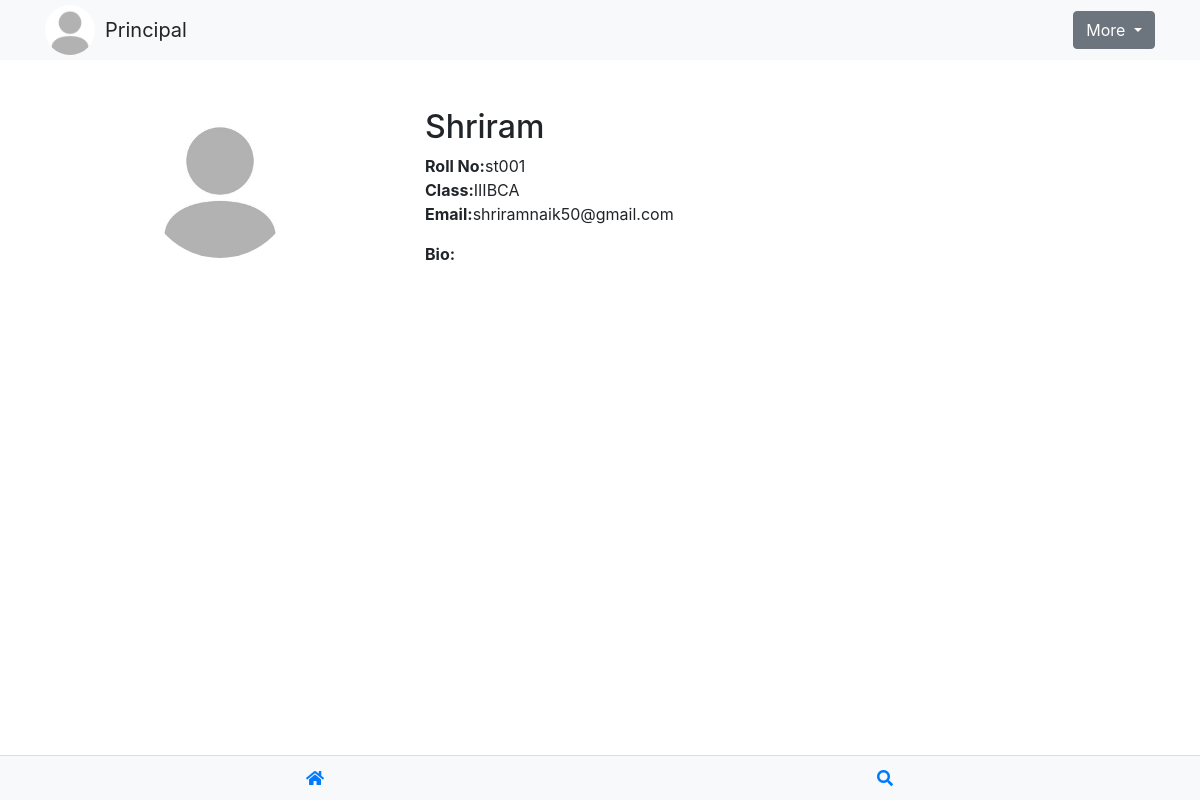
/profile/55/ (signed in), run on the app's committed database.
### appscoop/models.py (models this page shows)
class User(AbstractUser):
    classname=models.CharField(max_length=100)
    first_name=models.CharField(max_length=100,blank=True)
    profile_img=models.ImageField(upload_to='profile_images/', default=settings.STATIC_URL + 'images/default.jpg')
    bio=models.CharField(max_length=100,default="None")
    otp=models.CharField(max_length=4,default='a')

### appscoop/views.py (the view)
# urls.py: path('profile/<int:user_id>/',profile_view, name='profile'),
def profile_view(request,user_id):
    if not request.user.is_anonymous:
        person=User.objects.get(id=user_id)
        images=college.objects.filter(student=person).order_by('-id')
        return render(request,"searchedprofile.html",{'images': images,'person':person})
    else:
        return redirect(logins)

### appscoop/templates/searchedprofile.html (shortened to what this page needs)
{% load static %}
<!DOCTYPE html>
<html lang="en">
  <head>
    <link
      rel="stylesheet"
      href="https://cdn.jsdelivr.net/npm/bootstrap@4.0.0/dist/css/bootstrap.min.css"
    />
    <link
      rel="stylesheet"
      href="https://cdnjs.cloudflare.com/ajax/libs/font-awesome/5.15.3/css/all.min.css"
    />
  </head>
  <body>
    <nav class="navbar" id="nabvar">
      <div class="container">
        <div class="navbar-brand">
          <a class="nav-link" href="/staff/viewprofile"><img src="{{request.user.profile_img.url}}" alt="Profile Image" /></a>
          <span>{{request.user.first_name}}</span>
        </div>
        <div class="dropdown-container">
          <button
            class="btn btn-secondary dropdown-toggle more"
            type="button"
            id="dropdownMenuButton"
            data-toggle="dropdown"
            aria-haspopup="true"
            aria-expanded="false"
          >
            More
          </button>
        </div>
      </div>
    </nav>
    <div class="container mt-5">
      <div class="row">
        <div class="col-md-4" style="text-align: center">
          <img
            id="profile_picture"
            src="{{person.profile_img.url}}"
            alt="Profile Picture"
            class="profile-img"
          />
        </div>
        <div class="col-md-8">
          <h2>{{ person.first_name }}</h2>
          <ul class="list-unstyled">
            <li><strong>Roll No:</strong>{{ person.username }}</li>
            <li><strong>Class:</strong>{{ person.classname }}</li>
            <li><strong>Email:</strong>{{ person.email }}</li>
          </ul>
          <p>
            <strong>Bio:</strong>
          </p>
        </div>
    </div>
    <div class="container" style="padding-top: 5px">
    <div class="image-grid">
    </div>
    </div>
    <div class="fixed-bottom-container">
      <div class="container">
        <div class="row">
          <div class="col-6 text-center">
            {% if request.user.is_superuser %}
            <a href="{% url 'adminn' %}"> <i class="fas fa-home"></i></a>
            {% elif request.user.is_staff %}
            <a href="{% url 'staff' %}"> <i class="fas fa-home"></i></a>
            {% else %}
            <a href="{% url 'student' %}"> <i class="fas fa-home"></i></a>
            {% endif %}
          </div>
          <div class="col-6 text-center">
            <a href="{% url 'search' %}"><i class="fas fa-search"></i></a>
          </div>
        </div>
      </div>
    </div>
  </body>
</html>

### data on the page
User: user.profile_img (placeholder picture), user.first_name "Principal"
User: profile_img (placeholder picture), first_name "Shriram", username "st001", classname "IIIBCA", email "shriramnaik50@gmail.com"
